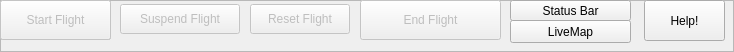
     <widget class="QFrame" name="frame">
      <property name="sizePolicy">
       <sizepolicy hsizetype="Expanding" vsizetype="Fixed">
        <horstretch>0</horstretch>
        <verstretch>0</verstretch>
       </sizepolicy>
      </property>
      <property name="minimumSize">
       <size>
        <width>650</width>
        <height>45</height>
       </size>
      </property>
      <property name="frameShape">
       <enum>QFrame::StyledPanel</enum>
      </property>
      <property name="frameShadow">
       <enum>QFrame::Raised</enum>
      </property>
      <widget class="QPushButton" name="endButton">
       <property name="enabled">
        <bool>false</bool>
       </property>
       <property name="geometry">
        <rect>
         <x>360</x>
         <y>0</y>
         <width>141</width>
         <height>40</height>
        </rect>
       </property>
       <property name="text">
        <string>End Flight</string>
       </property>
      </widget>
      <widget class="QPushButton" name="conSim">
       <property name="geometry">
        <rect>
         <x>0</x>
         <y>0</y>
         <width>111</width>
         <height>40</height>
        </rect>
       </property>
       <property name="styleSheet">
        <string notr="true"/>
       </property>
       <property name="text">
        <string>Connect to SIM</string>
       </property>
      </widget>
      <widget class="QPushButton" name="startButton">
       <property name="enabled">
        <bool>false</bool>
       </property>
       <property name="geometry">
        <rect>
         <x>0</x>
         <y>0</y>
         <width>111</width>
         <height>40</height>
        </rect>
       </property>
       <property name="text">
        <string>Start Flight</string>
       </property>
      </widget>
      <widget class="QPushButton" name="resetButton">
       <property name="enabled">
        <bool>false</bool>
       </property>
       <property name="geometry">
        <rect>
         <x>250</x>
         <y>4</y>
         <width>100</width>
         <height>30</height>
        </rect>
       </property>
       <property name="text">
        <string>Reset Flight</string>
       </property>
      </widget>
      <widget class="QPushButton" name="btnStatusBarToggle">
       <property name="geometry">
        <rect>
         <x>510</x>
         <y>0</y>
         <width>121</width>
         <height>21</height>
        </rect>
       </property>
       <property name="text">
        <string>Status Bar</string>
       </property>
      </widget>
      <widget class="QPushButton" name="suspendButton">
       <property name="enabled">
        <bool>false</bool>
       </property>
       <property name="geometry">
        <rect>
         <x>120</x>
         <y>4</y>
         <width>120</width>
         <height>30</height>
        </rect>
       </property>
       <property name="text">
        <string>Suspend Flight</string>
       </property>
      </widget>
      <widget class="QPushButton" name="btnLiveMap">
       <property name="geometry">
        <rect>
         <x>510</x>
         <y>20</y>
         <width>121</width>
         <height>23</height>
        </rect>
       </property>
       <property name="text">
        <string>LiveMap</string>
       </property>
      </widget>
      <widget class="QPushButton" name="btnHelp">
       <property name="geometry">
        <rect>
         <x>644</x>
         <y>0</y>
         <width>81</width>
         <height>41</height>
        </rect>
       </property>
       <property name="text">
        <string>Help!</string>
       </property>
      </widget>
     </widget>
